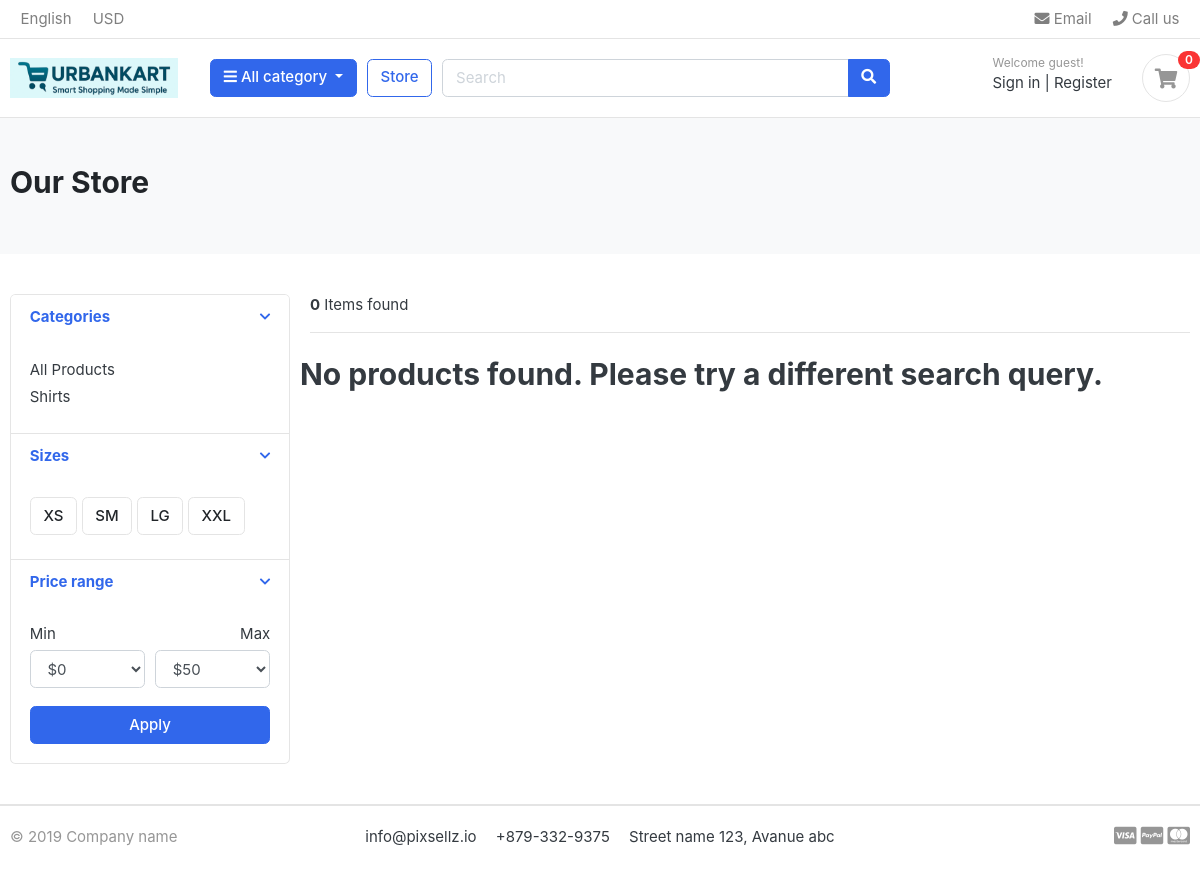
/store/category/shirts/, run on an earlier commit of the app's database.
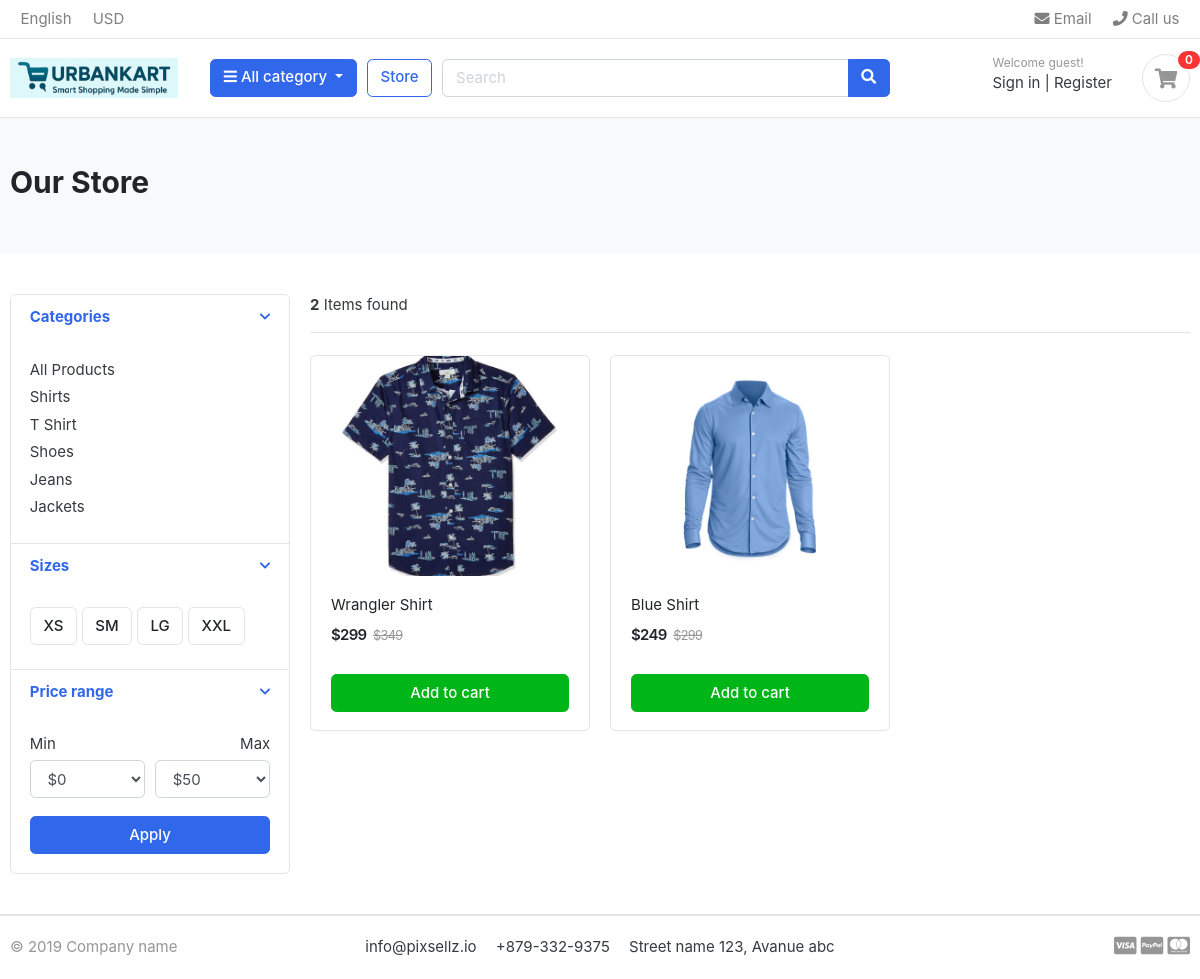
And on a later commit of the database.
### category/models.py (models this page shows, shortened)
class Category(models.Model):
    category_name = models.CharField(max_length=50, unique=True)
    slug = models.SlugField(max_length=100, unique=True)
    description = models.TextField(max_length=255, blank=True)
    cat_image = models.ImageField(upload_to='photos/categories/', blank=True)
    def get_category_url(self):
        return reverse('products_by_category', args=[self.slug])
    class Meta:
        verbose_name = "category"
        verbose_name_plural = "categories"

### store/models.py (models this page shows, shortened)
class Product(models.Model):
    product_name = models.CharField(max_length=200, unique=True)
    slug = models.SlugField(max_length=200, unique=True)
    description = models.TextField(max_length=500, blank=True)
    price = models.IntegerField()
    images = models.ImageField(upload_to='photos/products')
    stock = models.IntegerField()
    is_available = models.BooleanField(default=True)
    category = models.ForeignKey(Category, on_delete=models.CASCADE)
    created_date = models.DateTimeField(auto_now_add=True)
    modified_date = models.DateTimeField(auto_now=True)
    @property
    def old_price(self):
        rounded_price = round((self.price * 1.25) / 50) * 50
        return rounded_price - 1
    def get_url(self):
        return reverse('product_detail', kwargs={'category_slug': self.category.slug, 'product_slug': self.slug})

### store/views.py (the view)
# urls.py: path('store/', include('store.urls')),
def store(request, category_slug=None):
    categories = None
    products = None
    if category_slug != None:
        categories = get_object_or_404(Category, slug=category_slug)
        products = Product.objects.all().filter(is_available=True, category=categories).order_by('id')
        paginator = Paginator(products, 6) # No of products per page
        page = request.GET.get('page')
        paged_products = paginator.get_page(page)
        product_count = products.count()
    else:
        products = Product.objects.all().filter(is_available=True).order_by('id')
        paginator = Paginator(products, 6) # No of products per page
        page = request.GET.get('page')
        paged_products = paginator.get_page(page)
        product_count = products.count()
    product_count = products.count()
    context = {
        'products': paged_products,
        'product_count': product_count,
    }
    return render(request, 'store/store.html', context)

### carts/context_processors.py (called while the page is built)
def counter(request):
    cart_count = 0
    if 'admin' in request.path:
        return {}
    else:
        try:
            cart = Cart.objects.filter(cart_id=_cart_id(request)).first()
            if cart:
                cart_items = CartItem.objects.filter(cart=cart)
                for cart_item in cart_items:
                    cart_count += cart_item.quantity
        except Cart.DoesNotExist:
            cart_count = 0
    return dict(cart_count=cart_count)

### carts/views.py (called while the page is built)
def _cart_id(request):
    cart_id = request.session.session_key
    if not cart_id:
        cart_id = request.session.create()
    return cart_id

### category/context_processors.py (called while the page is built)
def menu_links(request):
    links=Category.objects.all()
    return dict(links=links)

### ecom/templates/store/store.html (shortened to what the changed rows need)
{% extends 'ecom/base.html' %}
{% load static %}
{% block content %}
<section class="section-pagetop bg">
    <div class="container">
        {% if 'search' in request.path %}
        <h2 class="title-page">Search Results</h2>
        {% else %}
        <h2 class="title-page">Our Store</h2>
        {% endif %}
    </div>
</section>
<section class="section-content padding-y">
    <div class="container">
    <div class="row">
        <aside class="col-md-3">
    <div class="card">
        <article class="filter-group">
            <div class="filter-content collapse show" id="collapse_1" style="">
                <div class="card-body">
                    <ul class="list-menu">
                        {% for category in links %}
                            <li><a href="{{ category.get_category_url }}">{{ category.category_name }}</a></li>
                        {% endfor %}
                    </ul>
                </div>
            </div>
        </article>
    </div>
        </aside>
        <main class="col-md-9">
    <header class="border-bottom mb-4 pb-3">
            <div class="form-inline">
                <span class="mr-md-auto"><b>{{ product_count }}</b> Items found </span>
            </div>
    </header>
    <div class="row">
        {% if products %}
            {% for product in products %}
            <div class="col-md-4">
                <figure class="card card-product-grid">
                    <a href="{{ product.get_url }}" class="img-wrap">
                        <img src="{{ product.images.url }}"
                            alt="{{ product.product_name }}"
                            class="img-fluid">
                    </a>
                    <figcaption class="info-wrap">
                        <div class="fix-height">
                            <a href="{{ product.get_url }}" class="title">{{ product.product_name }}</a>
                            <div class="price-wrap mt-2">
                                <span class="price">${{ product.price }}</span>
                                <del class="price-old">${{ product.old_price }}</del>
                            </div>
                        </div>
                        <a href="{{ product.get_url }}" class="btn btn-block btn-success">Add to cart </a>
                    </figcaption>
                </figure>
            </div>
            {% endfor %}
        {% else %}
            <div><h2>No products found. Please try a different search query.</h2></div>
        {% endif %}
    </div>
        </main>
    </div>
    </div>
</section>
{% endblock content %}

What changed in the data, as far as the page shows it:
added Category: category_name "T Shirt"
added Category: category_name "Shoes"
added Category: category_name "Jeans"
added Category: category_name "Jackets"
added Product: images (picture), product_name "Wrangler Shirt", price "299", old_price "349"
added Product: images (picture), product_name "Blue Shirt", price "249", old_price "299"
Also different on the page:
{{ product_count }}: "0" → "2"
text no longer shown: "No products found. Please try a different search query."
